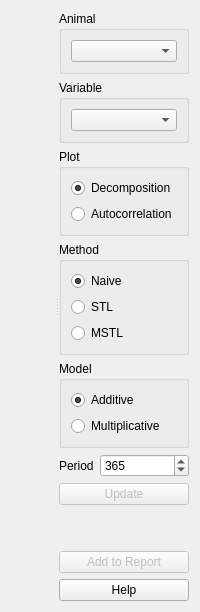
<?xml version="1.0" encoding="UTF-8"?>
<ui version="4.0">
 <author>Anton Rau</author>
 <class>TimeseriesWidget</class>
 <widget class="QWidget" name="TimeseriesWidget">
  <layout class="QVBoxLayout" name="verticalLayout">
   <item>
    <widget class="QSplitter" name="splitter">
     <property name="sizePolicy">
      <sizepolicy hsizetype="Expanding" vsizetype="Expanding">
       <horstretch>0</horstretch>
       <verstretch>0</verstretch>
      </sizepolicy>
     </property>
     <property name="orientation">
      <enum>Qt::Orientation::Horizontal</enum>
     </property>
     <widget class="MplCanvas" name="canvas" native="true">
      <property name="sizePolicy">
       <sizepolicy hsizetype="Preferred" vsizetype="Preferred">
        <horstretch>1</horstretch>
        <verstretch>0</verstretch>
       </sizepolicy>
      </property>
     </widget>
     <widget class="QWidget" name="widgetSettings" native="true">
      <layout class="QVBoxLayout" name="verticalLayout_6">
       <item>
        <widget class="QGroupBox" name="groupBoxAnimal">
         <property name="title">
          <string>Animal</string>
         </property>
         <layout class="QHBoxLayout" name="horizontalLayout">
          <item>
           <widget class="AnimalSelector" name="animalSelector"/>
          </item>
         </layout>
        </widget>
       </item>
       <item>
        <widget class="QGroupBox" name="groupBoxVariable">
         <property name="title">
          <string>Variable</string>
         </property>
         <layout class="QVBoxLayout" name="verticalLayout_4">
          <item>
           <widget class="VariableSelector" name="variableSelector"/>
          </item>
         </layout>
        </widget>
       </item>
       <item>
        <widget class="QGroupBox" name="groupBoxPlot">
         <property name="title">
          <string>Plot</string>
         </property>
         <layout class="QVBoxLayout" name="verticalLayout_7">
          <item>
           <widget class="QRadioButton" name="radioButtonDecomposition">
            <property name="text">
             <string>Decomposition</string>
            </property>
            <property name="checked">
             <bool>true</bool>
            </property>
           </widget>
          </item>
          <item>
           <widget class="QRadioButton" name="radioButtonAutocorrelation">
            <property name="text">
             <string>Autocorrelation</string>
            </property>
           </widget>
          </item>
         </layout>
        </widget>
       </item>
       <item>
        <widget class="QGroupBox" name="groupBoxMethod">
         <property name="title">
          <string>Method</string>
         </property>
         <layout class="QVBoxLayout" name="verticalLayout_3">
          <item>
           <widget class="QRadioButton" name="radioButtonMethodNaive">
            <property name="toolTip">
             <string>Seasonal decomposition using moving averages</string>
            </property>
            <property name="text">
             <string>Naive</string>
            </property>
            <property name="checked">
             <bool>true</bool>
            </property>
           </widget>
          </item>
          <item>
           <widget class="QRadioButton" name="radioButtonMethodSTL">
            <property name="toolTip">
             <string>Season-Trend decomposition using LOESS</string>
            </property>
            <property name="text">
             <string>STL</string>
            </property>
           </widget>
          </item>
          <item>
           <widget class="QRadioButton" name="radioButtonMethodMSTL">
            <property name="toolTip">
             <string>Multiple Seasonal-Trend decomposition using LOESS</string>
            </property>
            <property name="text">
             <string>MSTL</string>
            </property>
           </widget>
          </item>
         </layout>
        </widget>
       </item>
       <item>
        <widget class="QGroupBox" name="groupBoxModel">
         <property name="title">
          <string>Model</string>
         </property>
         <layout class="QVBoxLayout" name="verticalLayout_2">
          <item>
           <widget class="QRadioButton" name="radioButtonModelAdditive">
            <property name="text">
             <string>Additive</string>
            </property>
            <property name="checked">
             <bool>true</bool>
            </property>
           </widget>
          </item>
          <item>
           <widget class="QRadioButton" name="radioButtonModelMultiplicative">
            <property name="text">
             <string>Multiplicative</string>
            </property>
           </widget>
          </item>
         </layout>
        </widget>
       </item>
       <item>
        <layout class="QFormLayout" name="formLayout">
         <item row="0" column="0">
          <widget class="QLabel" name="periodLabel">
           <property name="text">
            <string>Period</string>
           </property>
          </widget>
         </item>
         <item row="0" column="1">
          <widget class="QSpinBox" name="periodSpinBox">
           <property name="toolTip">
            <string>Period of the series (eg, 1 for annual, 4 for quarterly, etc)</string>
           </property>
           <property name="maximum">
            <number>1000000000</number>
           </property>
           <property name="value">
            <number>365</number>
           </property>
          </widget>
         </item>
        </layout>
       </item>
       <item>
        <widget class="QPushButton" name="pushButtonUpdate">
         <property name="enabled">
          <bool>false</bool>
         </property>
         <property name="text">
          <string>Update</string>
         </property>
        </widget>
       </item>
       <item>
        <spacer name="verticalSpacer">
         <property name="orientation">
          <enum>Qt::Orientation::Vertical</enum>
         </property>
         <property name="sizeHint" stdset="0">
          <size>
           <width>20</width>
           <height>40</height>
          </size>
         </property>
        </spacer>
       </item>
       <item>
        <widget class="QPushButton" name="pushButtonAddReport">
         <property name="enabled">
          <bool>false</bool>
         </property>
         <property name="text">
          <string>Add to Report</string>
         </property>
        </widget>
       </item>
       <item>
        <widget class="QPushButton" name="pushButtonHelp">
         <property name="text">
          <string>Help</string>
         </property>
         <property name="icon">
          <iconset resource="../../../../resources/resources.qrc">
           <normaloff>:/icons/icons8-help-16.png</normaloff>:/icons/icons8-help-16.png</iconset>
         </property>
        </widget>
       </item>
      </layout>
     </widget>
    </widget>
   </item>
  </layout>
 </widget>
 <customwidgets>
  <customwidget>
   <class>MplCanvas</class>
   <extends>QWidget</extends>
   <header>tse_analytics.views.misc.MplCanvas</header>
   <container>1</container>
  </customwidget>
  <customwidget>
   <class>VariableSelector</class>
   <extends>QComboBox</extends>
   <header>tse_analytics.views.misc.variable_selector</header>
  </customwidget>
  <customwidget>
   <class>AnimalSelector</class>
   <extends>QComboBox</extends>
   <header>tse_analytics.views.misc.animal_selector</header>
  </customwidget>
 </customwidgets>
 <resources>
  <include location="../../../../resources/resources.qrc"/>
 </resources>
 <connections/>
</ui>
